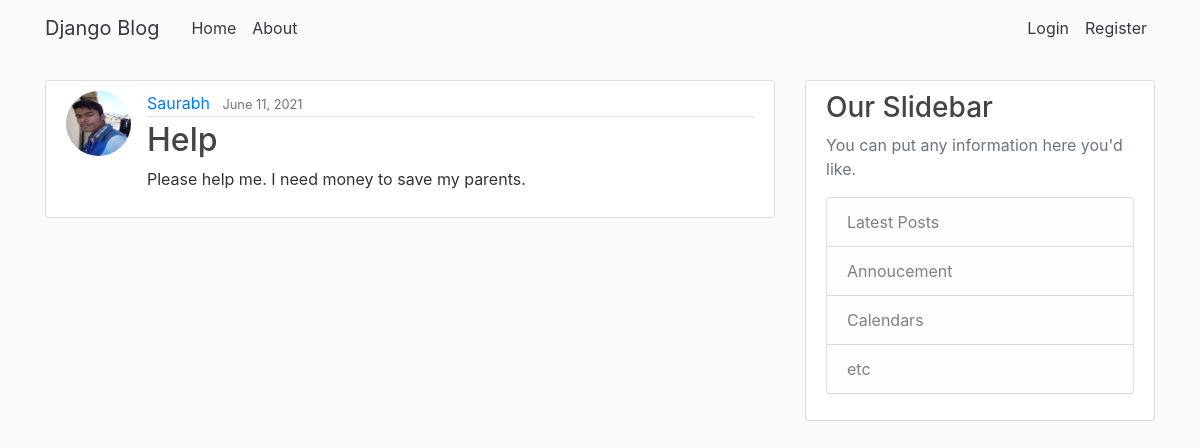
/post/15, run on the app's committed database.
### blog/models.py (models this page shows, shortened)
class Post(models.Model):
    title = models.CharField(max_length=100)
    content = models.TextField()
    date_posted = models.DateTimeField(default=timezone.now)
    author = models.ForeignKey(User, on_delete=models.CASCADE)

### users/models.py (models this page shows, shortened)
class Profile(models.Model):
    user            = models.OneToOneField(User,on_delete=models.CASCADE)
    image           =models.ImageField(default='default.jpg',upload_to='profile_pics')

### blog/views.py (the view)
# urls.py: path('post/<int:pk>', PostDetailView.as_view(), name='post-detail'),
class PostDetailView(DetailView):
    model = Post

### blog/templates/blog/post_detail.html (shortened to what this page needs)
{% extends 'blog/base.html'%} {% block content %}
<article class="media content-section">
    <img class="rounded-circle article-img" src=" {{object.author.profile.image.url}} ">
    <div class="media-body">
        <div class="article-metadata ">
            <a class="mr-2 " href="{% url 'user-posts' object.author.username %}">{{object.author}}</a>
            <small class="text-muted ">{{object.date_posted|date:"F d, Y "}}</small>
        </div>
        <h2 class="article-title">{{object.title}}</h2>
        <p class="article-content ">{{object.content}}</p>
    </div>
</article> {% endblock %}

### blog/static/blog/css/main.css (style rules this page uses)
body { background-color: #fafafa; color: #333333; margin-top: 5rem; }
h1, h2, h3, h4, h5, h6 { color: #444444; }
.content-section { background: #ffffff; padding: 10px 20px; border: 1px solid #dddddd; border-radius: 3px; min-height: auto; margin-bottom: 20px; }
.article-title { color: #444444; }
.article-content { white-space: pre-linel; }
.article-img { height: 65px; width: 65px; margin-right: 16px; }
.article-metadata { padding-bottom: 1px; margin-bottom: 4px; border-bottom: 1px solid#e3e3e3; }

### data on the page
Post: author.profile.image (picture), author "Saurabh", date_posted "June 11, 2021", title "Help", content "Please help me. I need money to save my parents."
